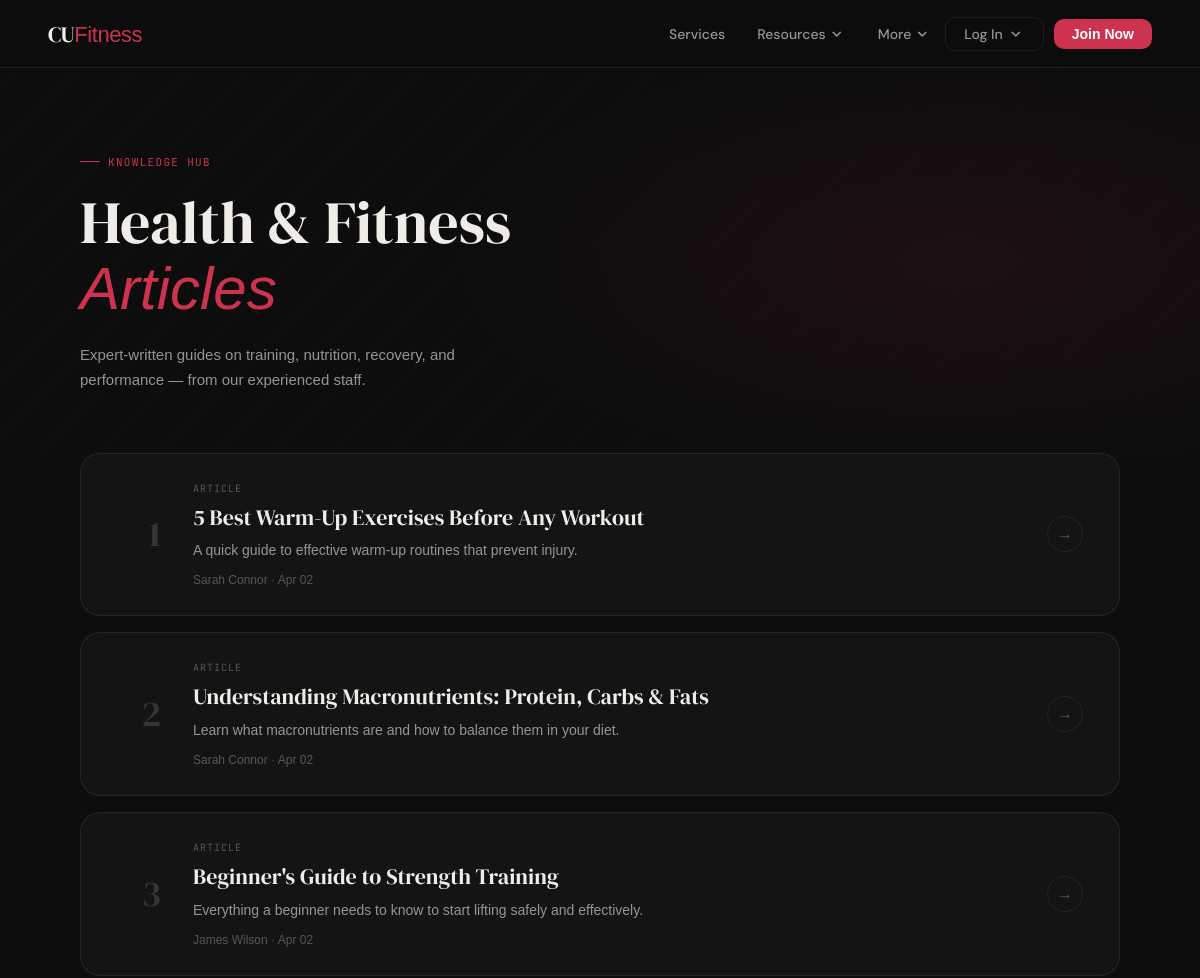
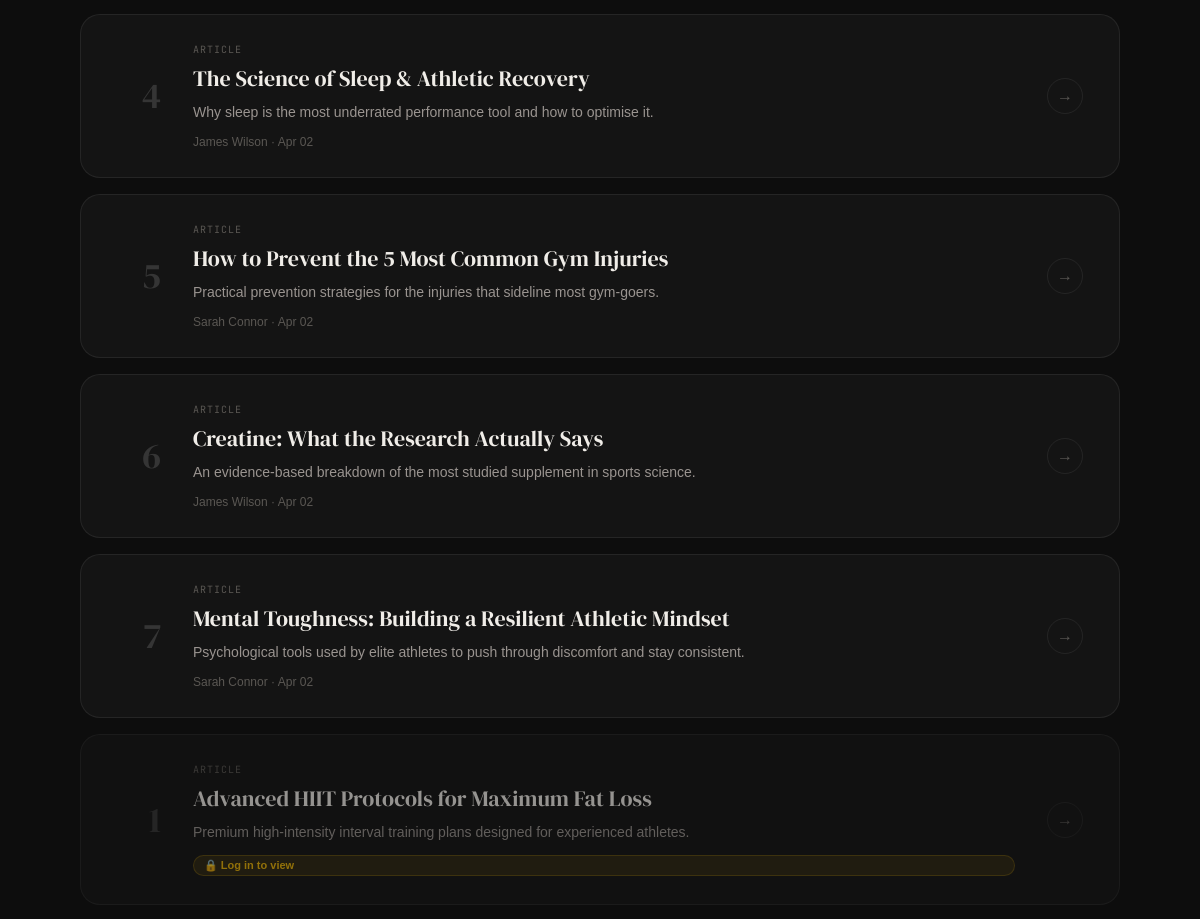
/articles/ (upper part), run on an earlier commit of the app's database (2 pictures, top to bottom).
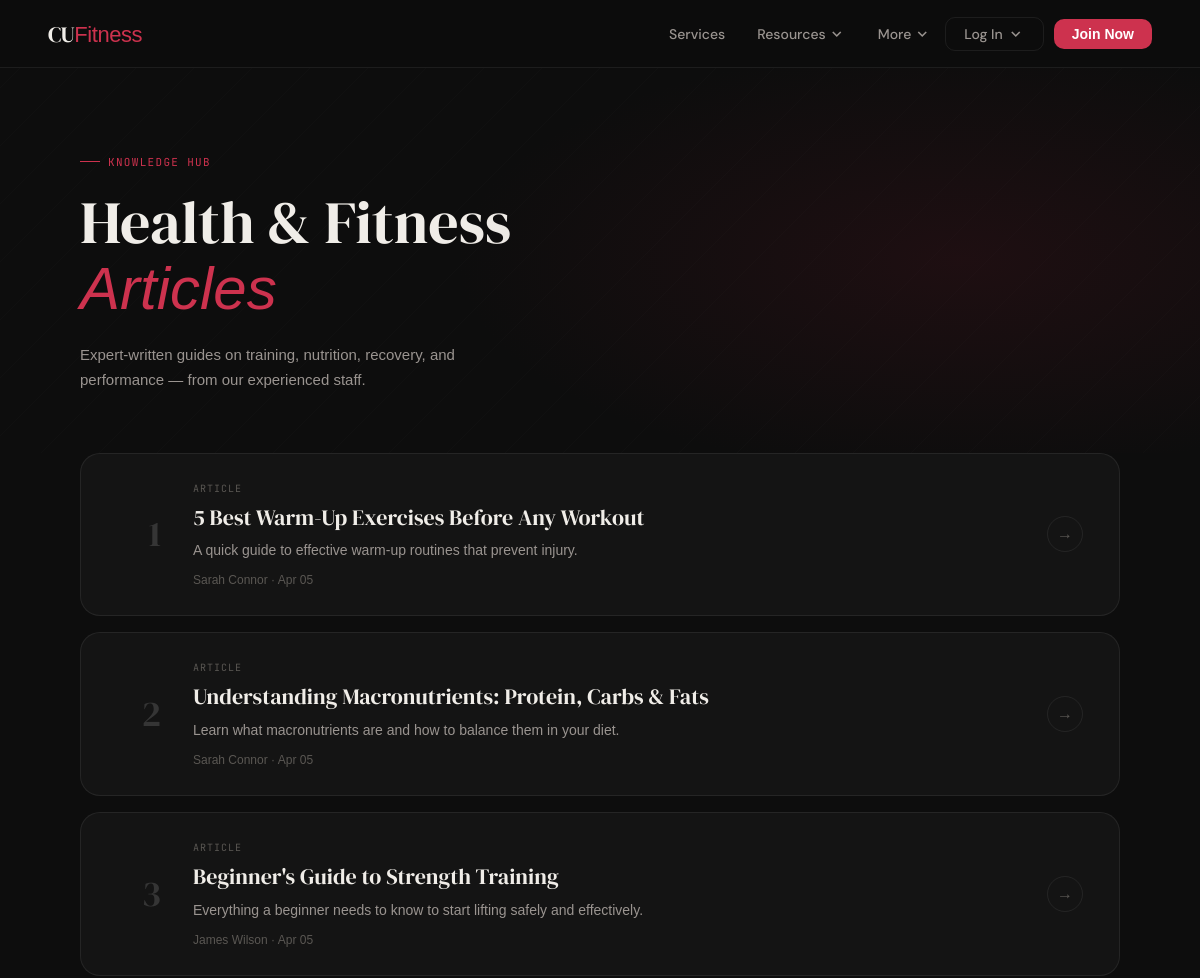
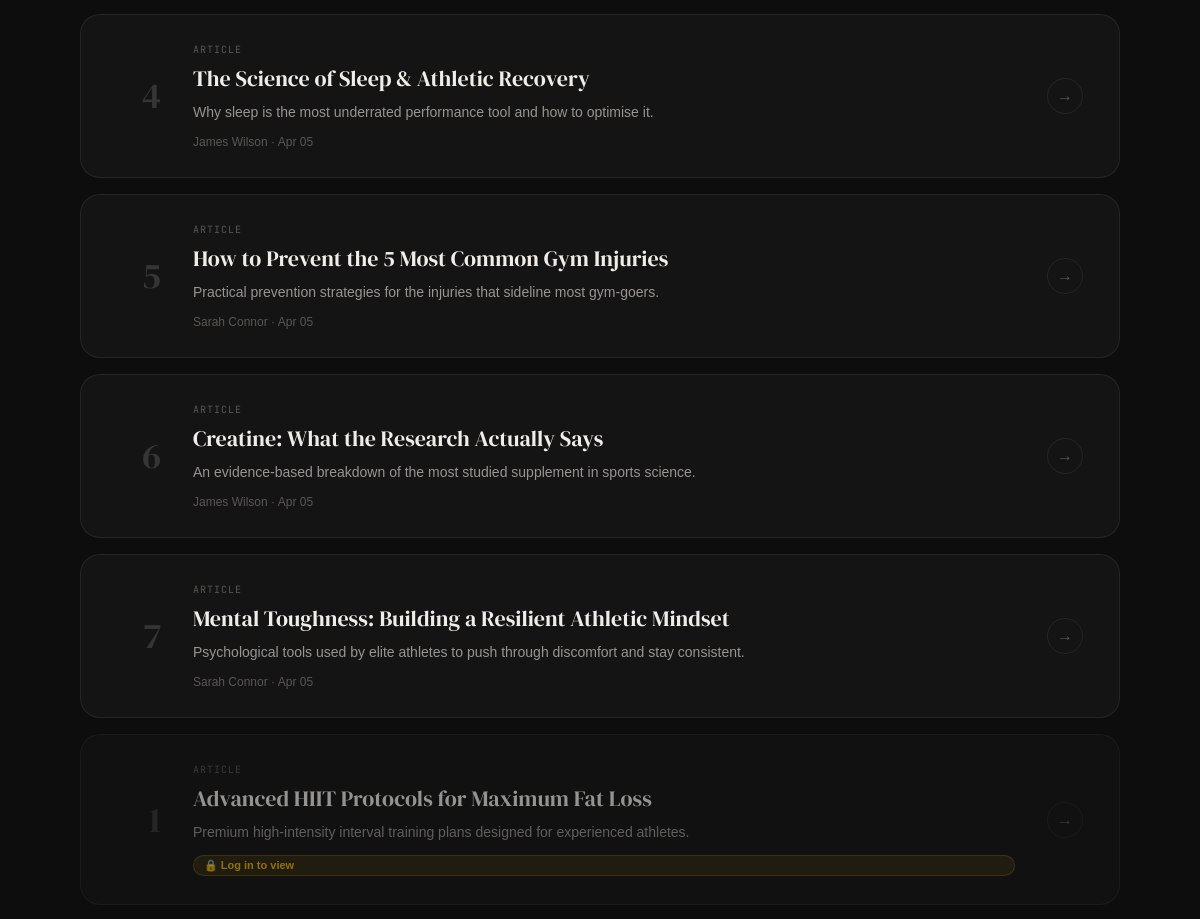
And on a later commit of the database (2 pictures, top to bottom).
### CUFitness/models.py (models this page shows, shortened)
class Article(models.Model):
    author = models.ForeignKey(
        CustomUser, related_name="articles",
        on_delete=models.SET_NULL,
        null=True,
        blank=True
    )
    title = models.CharField(max_length=100)
    locked = models.BooleanField(default=False, help_text='Premium content — requires login to view')
    description = models.CharField(max_length=250, help_text='Brief summary of the article')
    body = models.TextField(help_text="Add body here")
    created_at = models.DateTimeField(auto_now_add=True)
    updated_at = models.DateTimeField(auto_now=True)

class CustomUser(AbstractBaseUser, PermissionsMixin):
    ROLE_CHOICES = [
        ('MEMBER', 'Member'),
        ('COACH', 'Coach'),
        ('STAFF', 'Staff'),
        ('ADMIN', 'Admin'),
    ]
    role = models.CharField(max_length=20, choices=ROLE_CHOICES, default='MEMBER', verbose_name='user role')
    MEMBERSHIP_CHOICES = [
        ("BASIC", "Basic"),
        ("STANDARD", "Standard"),
        ("PLATINUM", "Platinum"),
        ("PER_SESSION", "Per Session"),
    ]
    email = models.EmailField(_("email address"), unique=True)
    first_name = models.CharField(_("first name"), max_length=50, default='')
    last_name = models.CharField(_("last name"), max_length=50, default='')
    membership = models.CharField(_("membership"), max_length=50, choices=MEMBERSHIP_CHOICES, default='BASIC')
    phone_number = models.CharField(max_length=20, default='', help_text='e.g. +1 514 555 0123')
    date_of_birth = models.DateField(null=True,)
    address = models.CharField(max_length=255, default='', blank=True,)
    profile_picture = models.ImageField(upload_to='profile_pictures/', default='defaults/Default_Profile_Picture.jpg',blank=True,)
    REQUEST_STATUS_CHOICES = [
        ('NONE', 'No Request'),
        ('PENDING', 'Pending Approval'),
        ('APPROVED', 'Approved'),
        ('REJECTED', 'Rejected'),
    ]
    coach_request_status = models.CharField(
        max_length=20,
        choices=REQUEST_STATUS_CHOICES,
        default='NONE',
        verbose_name='Coach request status'
    )
    WORKOUT_VISIBILITY_CHOICES = [
        ('PUBLIC', 'Public'),
        ('COACH_ONLY', 'Coach Only'),
    ]
    workout_visibility = models.CharField(
        max_length=20,
        choices=WORKOUT_VISIBILITY_CHOICES,
        default='COACH_ONLY',
        verbose_name='Workout history privacy setting'
    )
    is_staff = models.BooleanField(default=False)   # Staff access
    is_active = models.BooleanField(default=True)   # Account deactivation control
    date_joined = models.DateTimeField(default=timezone.now)
    USERNAME_FIELD = "email"    # Use email as login
    REQUIRED_FIELDS = []    # Safety control for createsuperuser
    objects = CustomUserManager()
    class Meta:
        permissions = [
            ("can_ban_users", "Can ban users"),
            ("can_view_coach_requests", "Can view coach requests"),
            ("can_accept_coach_requests", "Can accept coach requests"),
            ("can_change_user_role", "Can change user role"),
            ("can_view_user_reports", "Can view user reports"),
        ]

### CUFitness/views.py (the view)
# urls.py: path("articles/", views.user_articles, name='user_articles'),
def user_articles(request):
    free_articles = Article.objects.filter(locked=False)
    locked_articles = Article.objects.filter(locked=True)
    return render(request, 'CUFitness/general_website/navbar/articles.html',
                  {"free_articles": free_articles, "locked_articles": locked_articles})

### CUFitness/templates/CUFitness/general_website/navbar/articles.html (shortened to what this page needs)
{% extends 'CUFitness/general_website/base.html' %}
{% load static %}
{% block extra_styles %}
    <link rel="stylesheet" href="{% static 'general_website/articles.css' %}"/>
{% endblock %}
{% block content %}
    <div class="art-hero">
      <div class="art-hero-label">Knowledge Hub</div>
      <h1>Health &amp; Fitness<br><em>Articles</em></h1>
      <p class="art-hero-sub">Expert-written guides on training, nutrition, recovery, and performance — from our experienced staff.</p>
    </div>
    <div class="art-grid">
      {% for article in free_articles %}
      <a href="{% url 'article_details' article.id %}" class="art-card">
        <div class="art-card-index">{{ forloop.counter }}</div>
        <div class="art-card-body">
          <div class="art-card-tag">Article</div>
          <h3>{{ article.title }}</h3>
          <p>{{ article.description }}</p>
          <span class="art-card-author">{{ article.author.first_name|default:"CUFitness" }} {{ article.author.last_name|default:"" }} · {{ article.created_at|date:"M d" }}</span>
        </div>
        <div class="art-card-arrow">→</div>
      </a>
      {% empty %}
      <p style="padding:40px; color:var(--text-muted)">No articles yet.</p>
      {% endfor %}
      {% if user.is_authenticated %}
        {% for article in locked_articles %}
        <a href="{% url 'article_details' article.id %}" class="art-card">
          <div class="art-card-index">{{ forloop.counter }}</div>
          <div class="art-card-body">
            <div class="art-card-tag">Article · Members</div>
            <h3>{{ article.title }}</h3>
            <p>{{ article.description }}</p>
            <span class="art-card-author">{{ article.author.first_name|default:"CUFitness" }} {{ article.author.last_name|default:"" }} · {{ article.created_at|date:"M d" }}</span>
          </div>
          <div class="art-card-arrow">→</div>
        </a>
        {% endfor %}
      {% else %}
        {% for article in locked_articles %}
        <a href="{% url 'login' %}" class="art-card locked">
          <div class="art-card-index">{{ forloop.counter }}</div>
          <div class="art-card-body">
            <div class="art-card-tag">Article</div>
            <h3>{{ article.title }}</h3>
            <p>{{ article.description }}</p>
            <div class="locked-badge" style="margin-top:4px">🔒 Log in to view</div>
          </div>
          <div class="art-card-arrow">→</div>
        </a>
        {% endfor %}
      {% endif %}
    </div>
{% endblock %}

What changed in the data, as far as the page shows it:
changed Article "5 Best Warm-Up Exercises Before Any Workout": created_at "Apr 02" → "Apr 05"
changed Article "Understanding Macronutrients: Protein, Carbs & Fats": created_at "Apr 02" → "Apr 05"
changed Article "Beginner's Guide to Strength Training": created_at "Apr 02" → "Apr 05"
changed Article "The Science of Sleep & Athletic Recovery": created_at "Apr 02" → "Apr 05"
changed Article "How to Prevent the 5 Most Common Gym Injuries": created_at "Apr 02" → "Apr 05"
changed Article "Creatine: What the Research Actually Says": created_at "Apr 02" → "Apr 05"
changed Article "Mental Toughness: Building a Resilient Athletic Mindset": created_at "Apr 02" → "Apr 05"
